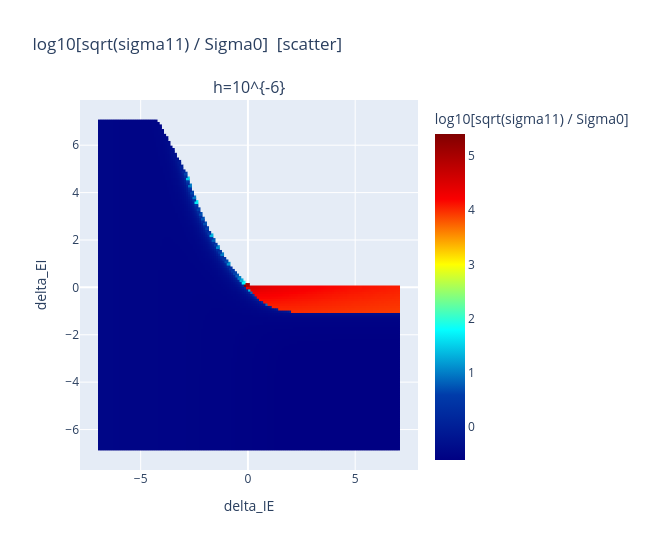

Notebook cell for this chart:
### Code cell
plot_quantity("log10_fluct_rel_Sigma", colorbar_label="log10[sqrt(sigma11) / Sigma0]")

### Figure 1 — Plotly figure (JSON) as saved in the notebook; plotly's stock layout.template omitted (floating-point values rounded to 4 significant figures; data arrays with more than 128 entries replaced by an {"elided": "..."} marker saying what was removed)
{"data": [{"hovertemplate": "delta_IE = %{x:.3g}<br>delta_EI = %{y:.3g}<br>log10[sqrt(sigma11) / Sigma0] = %{marker.color:.4g}<extra></extra>", "marker": {"cmax": 5.411, "cmin": -0.6183, "color": {"elided": "12916 float values"}, "colorbar": {"title": {"text": "log10[sqrt(sigma11) / Sigma0]"}}, "colorscale": [[0, "rgb(0,0,131)"], [0.2, "rgb(0,60,170)"], [0.4, "rgb(5,255,255)"], [0.6, "rgb(255,255,0)"], [0.8, "rgb(250,0,0)"], [1, "rgb(128,0,0)"]], "showscale": true, "size": 4, "symbol": "square"}, "mode": "markers", "showlegend": false, "type": "scattergl", "x": {"elided": "12916 float values"}, "xaxis": "x", "y": {"elided": "12916 float values"}, "yaxis": "y"}], "layout": {"annotations": [{"font": {"size": 16}, "showarrow": false, "text": "h=10^{-6}", "x": 0.5, "xanchor": "center", "xref": "paper", "y": 1, "yanchor": "bottom", "yref": "paper"}], "height": 550, "title": {"text": "log10[sqrt(sigma11) / Sigma0]  [scatter]"}, "width": 650, "xaxis": {"anchor": "y", "domain": [0, 1], "title": {"text": "delta_IE"}}, "yaxis": {"anchor": "x", "domain": [0, 1], "title": {"text": "delta_EI"}}}}
